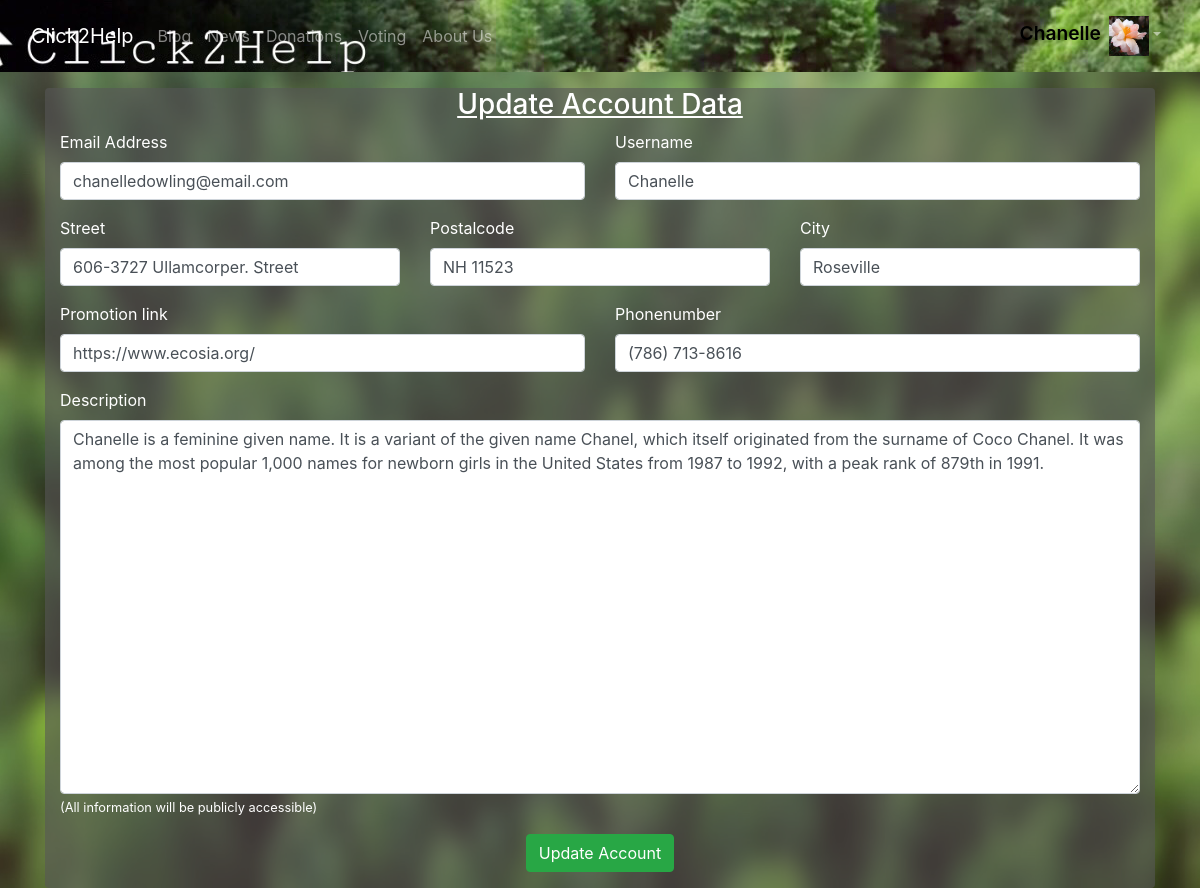
The page /update_user (signed in) on the database its author committed.
### website/models.py (models this page shows)
class User(db.Model, UserMixin):
    id = db.Column(db.Integer, primary_key=True)
    email = db.Column(db.String(150), unique=True)
    password = db.Column(db.String(150))
    user_name = db.Column(db.String(150), unique=True)
    displayed_name = db.Column(db.String(150))
    is_user = db.Column(db.Boolean, default=False)
    is_charity = db.Column(db.Boolean, default=False)
    is_mod = db.Column(db.Boolean, default=False)
    is_company = db.Column(db.Boolean, default=False)
    image_file = db.Column(db.String(50), nullable=False, default='default.jpg')
    has_voted = db.Column(db.Boolean, default=False)
    all_donations = db.Column(db.String(100), default="0")
    description = db.Column(db.String(1000), default="")
    street = db.Column(db.String(50), default="")
    postalcode = db.Column(db.String(50), default="")
    city = db.Column(db.String(50), default="")
    link = db.Column(db.String(200), default="")
    phone_number = db.Column(db.String(50), default="")

### website/auth.py (the view, shortened to what this page needs)
@auth.route('/update_user', methods=['GET', 'POST'])
@login_required
def update_user():
    email = request.form.get('email')
    user_name = request.form.get('userName')
    description = request.form.get('description')
    street = request.form.get('street')
    postalcode = request.form.get('postalcode')
    city = request.form.get('city')
    link = request.form.get('link')
    phone_number = request.form.get('phone_number')
    return render_template("update_user.html", user=current_user)

### website/__init__.py (called while the page is built)
def create_app():
    from .views import views
    from .auth import auth
    app.register_blueprint(views, url_prefix='/')
    app.register_blueprint(auth, url_prefix='/')
    from .models import User, BlogPost, Voting
    create_database(app)
    login_manager = LoginManager()
    login_manager.login_view = 'auth.login'
    login_manager.init_app(app)
    @login_manager.user_loader
    def load_user(id):
        return User.query.get(int(id))
    return app

### website/templates/update_user.html
{% extends "base.html" %} {% block title %}Update Account{% endblock %} {% block
    content %}
    <div class="container background-class rounded mt-3">
    <u class="text-white"><h3 class="text-center mt-3">Update Account Data</h3></u>
      <form action="/update_user" method="POST" class="row">
      <div class="form-group col-6">
        <label class="text-white" for="email">Email Address</label>
        <input
          type="email"
          class="form-control"
          id="email"
          name="email"
          {% if current_user.email %}
          value="{{ current_user.email }}"
          {% endif %}
          placeholder="Enter email"
        />
      </div>
      <div class="form-group col-6">
        <label class="text-white" for="userName">Username</label>
        <input
          type="text"
          class="form-control"
          id="userName"
          name="userName"
          {% if current_user.displayed_name %}
          value="{{ current_user.displayed_name }}"
          {% endif %}
          placeholder="Enter username"
        />
      </div>
      <div class="form-group col-4">
        <label class="text-white" for="street">Street</label>
        <input
          type="text"
          class="form-control"
          id="street"
          name="street"
          {% if current_user.street %}
          value="{{ current_user.street}}"
          {% endif %}
          placeholder="Enter your street (optional)"
        />
      </div>
      <div class="form-group col-4">
        <label class="text-white" for="postalcode">Postalcode</label>
        <input
          type="text"
          class="form-control"
          id="postalcode"
          name="postalcode"
          {% if current_user.postalcode %}
          value="{{ current_user.postalcode }}"
          {% endif %}
          placeholder="Enter your postalcode (optional)"
        />
      </div>
      <div class="form-group col-4">
        <label class="text-white" for="city">City</label>
        <input
          type="text"
          class="form-control"
          id="city"
          name="city"
          {% if current_user.city %}
          value="{{ current_user.city }}"
          {% endif %}
          placeholder="Enter your city (optional)"
        />
      </div>
      <div class="form-group col-6">
        <label class="text-white" for="link">Promotion link</label>
        <input
          type="text"
          class="form-control"
          id="link"
          name="link"
          {% if current_user.link %}
          value="{{ current_user.link }}"
          {% endif %}
          placeholder="Please enter a link you would like to promote (optional)"
        />
      </div>
      <div class="form-group col-6">
        <label class="text-white" for="phone_number">Phonenumber</label>
        <input
          type="text"
          class="form-control"
          id="phone_number"
          name="phone_number"
          {% if current_user.phone_number %}
          value="{{ current_user.phone_number }}"
          {% endif %}
          placeholder="Enter your phonenumber (optional)"
        />
      </div>
      <div class="form-group col-12">
        <label class="text-white" for="description">Description</label>
        <textarea
          type="text"
          maxlength="1000"
          class="form-control"
          rows="15"
          id="description"
          name="description"
          placeholder="Tell us a little bit about yourself (1000 characters)"
        >{% if current_user.description %}{{ current_user.description }}{% endif %}</textarea>
        <small class="text-center text-white">(All information will be publicly accessible)</small>
      </div>
      <div class="col-12 text-center mb-3">
      <button type="submit" class="btn btn-success">Update Account</button>
    </div>
    </form>
</div>
    {% endblock %}

### website/templates/base.html (shortened to what this page needs)
<!DOCTYPE html>
<html>
  <head>
    <link
    rel="stylesheet"
    href="https://stackpath.bootstrapcdn.com/bootstrap/4.4.1/css/bootstrap.min.css"
    />
    <link
    rel="stylesheet"
    href="https://stackpath.bootstrapcdn.com/font-awesome/4.7.0/css/font-awesome.min.css"
    />
    <link rel="stylesheet" href="{{url_for('static', filename='style.css')}}">
  </head>
  <body>
    <nav class="navbar navbar-expand-lg navbar-dark banner navbar-color">
      <div class="container-fluid">
        <a class="navbar-brand" id="home" href="/">Click2Help</a>
      <div class="collapse navbar-collapse navbar-nav" id="navbarNavDropdown">
          {% if user.is_authenticated %}
          <a class="nav-item nav-link" id="blog" href="/blog">Blog</a>
          <a class="nav-item nav-link" id="news" href="/news">News</a>
          {% if user.is_user or user.is_company %}
          <a class="nav-item nav-link" id="donations" href="/donations">Donations</a>
          {% endif %}
          {% if user.is_user or user.is_charity %}
          <a class="nav-item nav-link" id="voting" href="/voting">Voting</a>
          {% endif %}
          <a class="nav-item nav-link" id="login" href="/about_us">About Us</a>
          <ul class="navbar-nav ml-auto">
            <li class="nav-item dropdown">
          <a class="nav-link dropdown-toggle" href="#" id="navbarDropdownMenuLink" role="button" data-bs-toggle="dropdown" aria-expanded="false"><span class="banner-text">{{user.displayed_name}}</span><img class="ml-2" src="/static/images/{{ user.image_file }}" alt="" width="40" height="40"></a>
            </li></ul>
          {% endif %}
        </div>
      </div>
    </nav>
    <div class="container">{% block content %} {% endblock %}</div>
  </body>
</html>

### website/static/style.css (style rules this page uses)
body { background-image: url("./images/Background1.JPEG"); background-repeat: no-repeat; background-attachment: fixed; background-size: 100% 100%; }
.banner { background-image: url("./images/Banner2.JPEG"); background-repeat: no-repeat; background-position: right; max-width: 100%; max-height: auto; }
.navbar-color { background-color: black; }
.background-class { background-color:rgba(87, 87, 87, 0.6) }
.banner-text { color:black; font-weight: 600; font-size:larger; }

### rows shown on the page
User: displayed_name "Chanelle", image_file (picture), email "chanelledowling@email.com", userName "Chanelle", street "606-3727 Ullamcorper. Street", postalcode "NH 11523", city "Roseville", link "https://www.ecosia.org/", phone_number "(786) 713-8616", description "Chanelle is a feminine given name. It is a variant of the given name Chanel, which itself originated from the surname of Coco Chanel. It was among the most popular 1,000 names for newborn girls in the United States from 1987 to 1992, with a peak rank of 879th in 1991."
